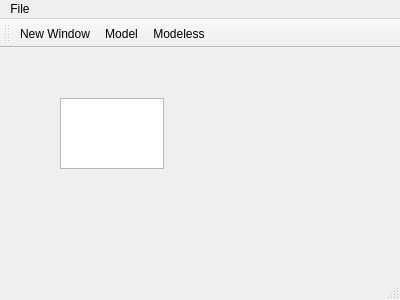
<?xml version="1.0" encoding="UTF-8"?>
<ui version="4.0">
 <class>MainWindow</class>
 <widget class="QMainWindow" name="MainWindow">
  <property name="geometry">
   <rect>
    <x>0</x>
    <y>0</y>
    <width>400</width>
    <height>300</height>
   </rect>
  </property>
  <property name="windowTitle">
   <string>MainWindow</string>
  </property>
  <widget class="QWidget" name="centralWidget">
   <widget class="QTextEdit" name="textEdit">
    <property name="geometry">
     <rect>
      <x>60</x>
      <y>50</y>
      <width>104</width>
      <height>71</height>
     </rect>
    </property>
   </widget>
  </widget>
  <widget class="QMenuBar" name="menuBar">
   <property name="geometry">
    <rect>
     <x>0</x>
     <y>0</y>
     <width>400</width>
     <height>23</height>
    </rect>
   </property>
   <widget class="QMenu" name="menuFile">
    <property name="title">
     <string>File</string>
    </property>
    <addaction name="actionNew_Window"/>
    <addaction name="actionModel"/>
    <addaction name="actionModeless"/>
   </widget>
   <addaction name="menuFile"/>
  </widget>
  <widget class="QToolBar" name="mainToolBar">
   <attribute name="toolBarArea">
    <enum>TopToolBarArea</enum>
   </attribute>
   <attribute name="toolBarBreak">
    <bool>false</bool>
   </attribute>
   <addaction name="actionNew_Window"/>
   <addaction name="actionModel"/>
   <addaction name="actionModeless"/>
  </widget>
  <widget class="QStatusBar" name="statusBar"/>
  <action name="actionNew_Window">
   <property name="text">
    <string>New Window</string>
   </property>
  </action>
  <action name="actionModel">
   <property name="text">
    <string>Model</string>
   </property>
  </action>
  <action name="actionModeless">
   <property name="text">
    <string>Modeless</string>
   </property>
  </action>
 </widget>
 <layoutdefault spacing="6" margin="11"/>
 <resources/>
 <connections/>
</ui>
